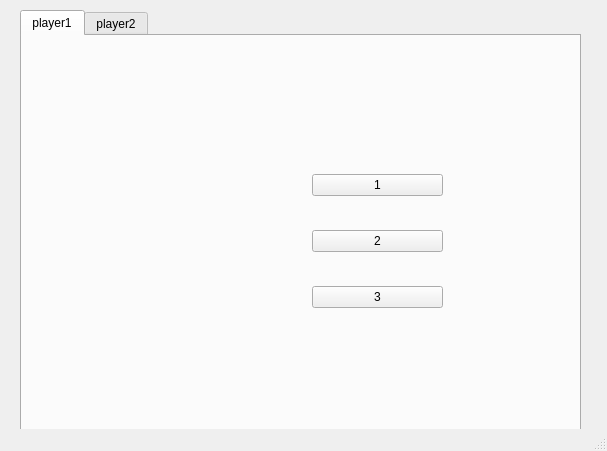
<?xml version="1.0" encoding="UTF-8"?>
<ui version="4.0">
 <class>MainWindow</class>
 <widget class="QMainWindow" name="MainWindow">
  <property name="geometry">
   <rect>
    <x>0</x>
    <y>0</y>
    <width>607</width>
    <height>451</height>
   </rect>
  </property>
  <property name="windowTitle">
   <string>MainWindow</string>
  </property>
  <widget class="QWidget" name="centralwidget">
   <widget class="QTabWidget" name="tabWidget">
    <property name="geometry">
     <rect>
      <x>20</x>
      <y>10</y>
      <width>561</width>
      <height>421</height>
     </rect>
    </property>
    <property name="currentIndex">
     <number>0</number>
    </property>
    <widget class="QWidget" name="tab">
     <attribute name="title">
      <string>player1</string>
     </attribute>
     <widget class="QWidget" name="">
      <property name="geometry">
       <rect>
        <x>290</x>
        <y>110</y>
        <width>131</width>
        <height>191</height>
       </rect>
      </property>
      <layout class="QVBoxLayout" name="verticalLayout">
       <item>
        <widget class="QPushButton" name="pushButton_3">
         <property name="text">
          <string>1</string>
         </property>
        </widget>
       </item>
       <item>
        <widget class="QPushButton" name="pushButton_2">
         <property name="text">
          <string>2</string>
         </property>
        </widget>
       </item>
       <item>
        <widget class="QPushButton" name="pushButton">
         <property name="text">
          <string>3</string>
         </property>
        </widget>
       </item>
      </layout>
     </widget>
    </widget>
    <widget class="QWidget" name="tab_2">
     <attribute name="title">
      <string>player2</string>
     </attribute>
     <widget class="QWidget" name="layoutWidget">
      <property name="geometry">
       <rect>
        <x>320</x>
        <y>120</y>
        <width>131</width>
        <height>191</height>
       </rect>
      </property>
      <layout class="QVBoxLayout" name="verticalLayout_2">
       <item>
        <widget class="QPushButton" name="pushButton_4">
         <property name="text">
          <string>1</string>
         </property>
        </widget>
       </item>
       <item>
        <widget class="QPushButton" name="pushButton_5">
         <property name="text">
          <string>2</string>
         </property>
        </widget>
       </item>
       <item>
        <widget class="QPushButton" name="pushButton_6">
         <property name="text">
          <string>3</string>
         </property>
        </widget>
       </item>
      </layout>
     </widget>
    </widget>
   </widget>
  </widget>
  <widget class="QStatusBar" name="statusBar"/>
  <action name="actionplayer3">
   <property name="text">
    <string>player3</string>
   </property>
  </action>
  <action name="actionaction1">
   <property name="text">
    <string>action1</string>
   </property>
  </action>
 </widget>
 <resources/>
 <connections/>
</ui>
